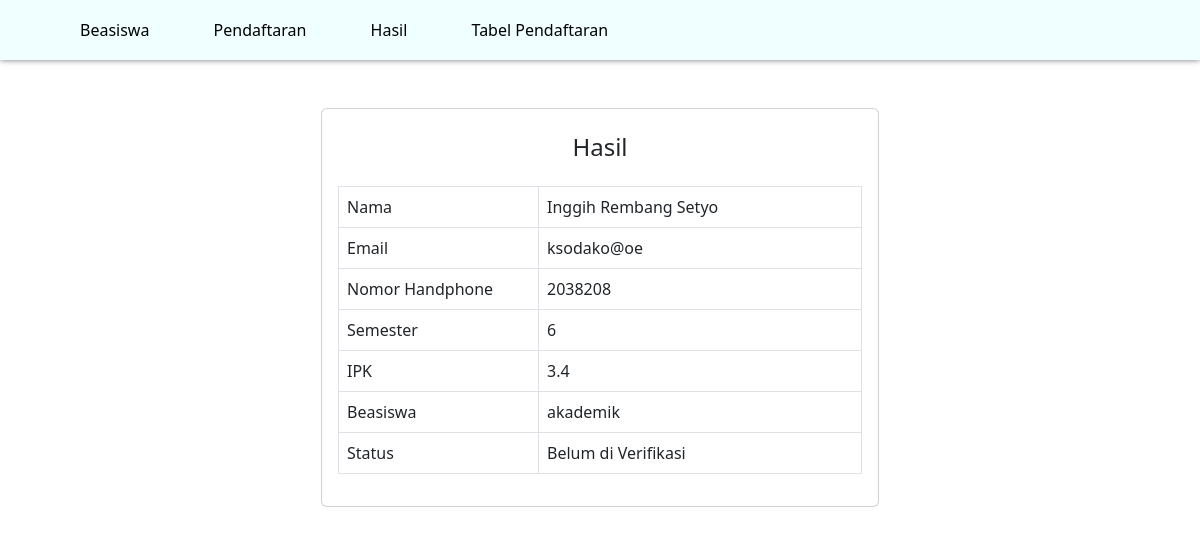
Screenshot of /hasil.php with the database file from the repository.
### tables this page shows
CREATE TABLE `mahasiswa` (
  `id` bigint(20) NOT NULL,
  `NIM` varchar(100) NOT NULL,
  `name` varchar(100) NOT NULL,
  `phone_number` varchar(50) NOT NULL,
  `semester` varchar(10) NOT NULL,
  `ipk` varchar(50) NOT NULL,
  `beasiswa` varchar(50) NOT NULL,
  `berkas` text NOT NULL,
  `email` varchar(100) NOT NULL,
  `status` varchar(100) DEFAULT 'belum diverifikasi'
);

### hasil.php (the view, shortened to what this page needs)
<!DOCTYPE html>
<html lang="en">
<head>
    <link rel="stylesheet" href="assets/css/style.css">
    <link href="https://cdn.jsdelivr.net/npm/bootstrap@5.3.0-alpha1/dist/css/bootstrap.min.css" rel="stylesheet">
</head>
<body>
    <nav class="navbar">
        <div class="link">
            <a href="index.php">Beasiswa</a>
            <a href="pendaftaran.php">Pendaftaran</a>
            <a href="hasil.php">Hasil</a>
            <a href="tabel_pendaftaran.php">Tabel Pendaftaran</a>
        </div>
    </nav>
    <div class="container d-flex justify-content-center">
        <div class="card mt-5" style="width: 50%;">
            <h4 class="text-center mt-4">Hasil</h4>
            <div class="card-body">
                <table class="table table-responsive table-bordered">
                    <tbody>
                        <?php
                            include('config.php');
                            $query = mysqli_query($conn, "SELECT * FROM mahasiswa ORDER BY id DESC");
                            $user = mysqli_fetch_assoc($query);
                        ?>
                        <tr>
                            <td width="200px">Nama</td>
                            <td><?= $user['name'] ?></td>
                        </tr>
                        <tr>
                            <td width="200px">Email</td>
                            <td><?= $user['email'] ?></td>
                        </tr>
                        <tr>
                            <td width="200px">Nomor Handphone</td>
                            <td><?= $user['phone_number'] ?></td>
                        </tr>
                        <tr>
                            <td width="200px">Semester</td>
                            <td><?= $user['semester'] ?></td>
                        </tr>
                        <tr>
                            <td width="200px">IPK</td>
                            <td><?= $user['ipk'] ?></td>
                        </tr>
                        <tr>
                            <td width="200px">Beasiswa</td>
                            <td><?= $user['beasiswa'] ?></td>
                        </tr>
                        <tr>
                            <td width="200px">Status</td>
                            <td>Belum di Verifikasi</td>
                        </tr>
                    </tbody>
                </table>
            </div>
        </div>
    </div>
</body>
</html>

### assets/css/style.css (style rules this page uses)
* { box-sizing: border-box; margin: 0; padding: 0; }
.navbar { width: 100%; height: 60px; background-color: azure; box-shadow: #797878 0px 0px 6px; }
.navbar .link { margin-left: 50px; }
.navbar .link a { text-decoration: none; padding: 10px 30px; color: #000; }

### rows the page displays
mahasiswa: name "Inggih Rembang Setyo", email "ksodako@oe", phone_number "2038208", semester "6", ipk "3.4", beasiswa "akademik"
